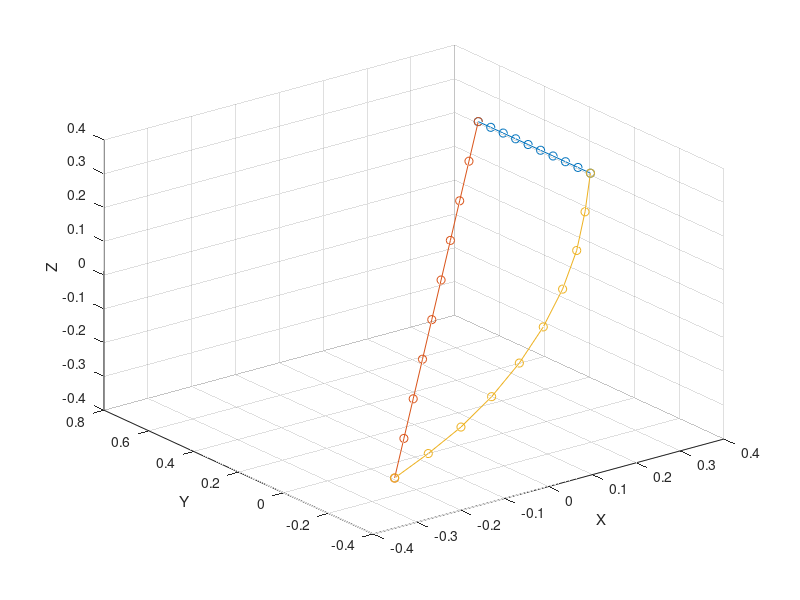

Source code (MATLAB): (Note: this script raises an error after producing the figure.)
clear all
% Wybór punktów
P0 = [0.3, 0, 0.3];
P1 = [0.3, 0.5, 0.3];
P2 = [-0.3, -0.3, -0.3];

% Liczba punktów pośrednich w interpolacji (przejścia pomiędzy punktami P0,
% P1,P2)
interp = 10;

% Przejście z punktu P0 do P1
L01 = zeros(interp,3);
L01(1,1) = P0(1)
L01(1,2) = P0(2)
L01(1,3) = P0(3)
L01(interp,1) = P1(1)
L01(interp,2) = P1(2)
L01(interp,3) = P1(3)
qx = (P1(1)-P0(1))/(interp-1);
qy = (P1(2)-P0(2))/(interp-1);
qz = (P1(3)-P0(3))/(interp-1);
for i=2:interp-1
 L01(i,1) = L01(1,1)+(i-1)*qx
 L01(i,2) = L01(1,2)+(i-1)*qy
 L01(i,3) = L01(1,3)+(i-1)*qz
end
% Przejście z punktu P1 do P2
L12 = zeros(interp,3);
L12(1,1) = P1(1)
L12(1,2) = P1(2)
L12(1,3) = P1(3)
L12(interp,1) = P2(1)
L12(interp,2) = P2(2)
L12(interp,3) = P2(3)
qx = (P2(1)-P1(1))/(interp-1);
qy = (P2(2)-P1(2))/(interp-1);
qz = (P2(3)-P1(3))/(interp-1);
for i=2:interp-1
 L12(i,1) = L12(1,1)+(i-1)*qx
 L12(i,2) = L12(1,2)+(i-1)*qy
 L12(i,3) = L12(1,3)+(i-1)*qz
end
% Przejście z punktu P2 do P0
L20 = zeros(interp,3);
L20(1,1) = P2(1)
L20(1,2) = P2(2)
L20(1,3) = P2(3)
L20(interp,1) = P0(1)
L20(interp,2) = P0(2)
L20(interp,3) = P0(3)
qx = (P0(1)-P2(1));
qy = (P0(2)-P2(2))/(interp-1);
qz = (P0(3)-P2(3));
L20(9,3) = 1;
for i=2:interp-1
 L20(i,1) = L20(1,1)+qx*sin((i-1)*pi/(2*interp));
 L20(i,2) = L20(1,2)+(i-1)*qy
 L20(i,3) = L20(interp,3)-qz*cos((i)*pi/(2*interp))
end
% Wykreślenie wykresu na podstawie interpolacji
figure(1)
plot3(L01(:,1),L01(:,2),L01(:,3),'-o'); xlabel('X'); ylabel('Y'); zlabel('Z');
hold on
plot3(L12(:,1),L12(:,2),L12(:,3),'-o')
plot3(L20(:,1),L20(:,2),L20(:,3),'-o')
grid on
hold off
L00 = [L01; L12; L20]

% Zdefiniowanie stałych wartości
a1 = 0.5;
a2 = 0.5;
a3 = 0.5;

th1 = sym('th1');
th2 = sym('th2');
th3 = sym('th3');


%%moje

%MACIERZ 1
RZ1 = [0 1 0 0; -1 0 0 0; 0 0 1 0; 0 0 0 1]; 
RX1 = [1 0 0 0; 0 0 1 0; 0 -1 0 0; 0 0 0 1]; 
RZ1_part_2 = [sin(th1) cos(th1) 0 0; -cos(th1) sin(th1) 0 0; 0 0 1 0; 0 0 0 1]; 
TZ = [1 0 0 0; 0 1 0 0; 0 0 1 a1; 0 0 0 1]; 

%MACIERZ 2 
RX2 = [1 0 0 0; 0 0 -1 0; 0 1 0 0; 0 0 0 1]; 
RZ2 = [-sin(th2) -cos(th2) 0 0; cos(th2) -sin(th2) 0 0; 0 0 1 0; 0 0 0 1];
TX2 = [1 0 0 a2; 0 1 0 0; 0 0 1 0; 0 0 0 1];
 
%MACIERZ 3
RZ3 = [cos(th3) -sin(th3) 0 0; sin(th3) cos(th3) 0 0; 0 0 1 0; 0 0 0 1]; 
TX3 = [1 0 0 a3; 0 1 0 0; 0 0 1 0; 0 0 0 1]; 



A01 = RZ1*RX1*RZ1_part_2*TZ;
A02 = RX2*RZ2*TX2;
A03 = RZ3*TX3;


A04=A01*A02*A03;
% x = A07(1,4)
% y = A07(2,4)
% z = A07(3,4)

x = cos(th2)/2 + (cos(th2)*cos(th3))/2 - (sin(th2)*sin(th3))/2 + 1/2;
 
y = (sin(th1)*sin(th2))/2 + (cos(th2)*sin(th1)*sin(th3))/2 + (cos(th3)*sin(th1)*sin(th2))/2;
 
z = -(cos(th1)*sin(th2))/2 - (cos(th1)*cos(th2)*sin(th3))/2 - (cos(th1)*cos(th3)*sin(th2))/2;

% A04=T01*R12Z*R12X*R12Z_2*T12Z*T12X*R23Z*R23X*R23Z_2*T23X*R34X*R34Z*T34X;


G = zeros(30, 3);
% Zamodelowanie kinematyki odwrotnej
for i = 1:30
 H1 = x == L00(i, 1);
 H2 = y == L00(i, 2);
 H3 = z == L00(i, 3);
 [F1, F2, F3] = solve(H1, H2, H3, th1, th2, th3);
 G(i,1)=F1(1);
 G(i,2)=F2(1);
 G(i,3)=F3(1);
end

N = zeros(30, 3);
for i = 1:30

N(i,1) = cos(G(i,2))/2 + (cos(G(i,2))*cos(G(i,3)))/2 - (sin(G(i,2))*sin(G(i,3)))/2 + 1/2;

N(i,2) = (sin(G(i,1))*sin(G(i,2)))/2 + (cos(G(i,2))*sin(G(i,1))*sin(G(i,3)))/2 + (cos(G(i,3))*sin(G(i,1))*sin(G(i,2)))/2;

N(i,3) = -(cos(G(i,1))*sin(G(i,2)))/2 - (cos(G(i,1))*cos(G(i,2))*sin(G(i,3)))/2 - (cos(G(i,1))*cos(G(i,3))*sin(G(i,2)))/2;

end
figure(2)
plot3(N(:,1),N(:,2),N(:,3),'-o'); xlabel('X'); ylabel('Y'); zlabel('Z');
grid on;